Frame 1 (no input): blank canvas, image omitted
Frame 60 (the mouse pressed at the canvas centre just before this capture): blank canvas, image omitted
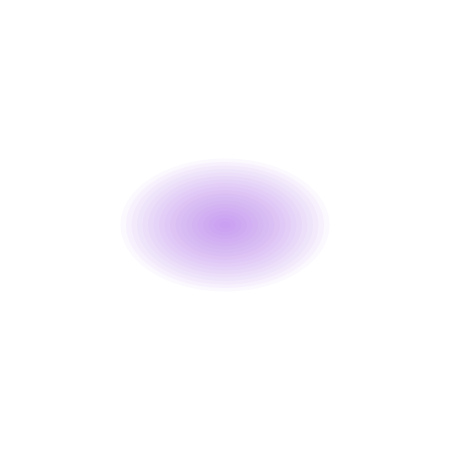
Frame 120 (the mouse held since frame 60 and released just before this capture)

The Processing sketch whose frames 1 and 60 were blank and that drew this single picture after the mouse press (run headless with seeded random() and noise(); from frame 60 on, the mouse is pressed at the canvas centre):

// Processing sketch: processing_13384
// ── processing_13384.pde

CIRCLE myCircle = new CIRCLE();

int MAXSIZE = 300, MINSIZE = 100;
boolean makeFlag = false;

void setup()
{
  size(450,450);
  noStroke();
  background(255);  
}

void draw()
{
  int x,y,r,g,b;
  
  if(makeFlag == true)
  {
    myCircle.drawCircle();
  }
  
  if(mousePressed == true)
  {
    if(makeFlag == false)
    {
      myCircle.newCircle(mouseX,mouseY);
      makeFlag = true;
    }
  }
  else
  {
    makeFlag = false;
  }
}

class CIRCLE
{
  int x, y, r, g, b;
  int maxHigh, maxWid, high, wid;
  int step = 20, opp = 10;
  float ratio = 1.5;
  
  void CIRCLE()
  {
    x = 0; y = 0; r = 0; g = 0; b = 0;
    maxHigh = 0; maxWid = 0; high = 0; wid = 0;    
  }
  
  void newCircle(int cx, int cy)
  {
    r = (int)random(255);
    g = (int)random(255);
    b = (int)random(255);
    maxHigh = (int)random(MAXSIZE-MINSIZE) + MINSIZE;
    maxWid = (int)(maxHigh * ratio);

    x = cx;
    y = cy;
    high = 0;
    wid = 0;    
  }
  
  void drawCircle()
  {
    if( wid < maxWid && high < maxHigh )
    {
      fill( r, g, b, opp );
      ellipse( x, y, wid, high );
    
      wid += maxWid / step;
      high += maxHigh / step;
    
//      delay(10);
    }
  }
}
